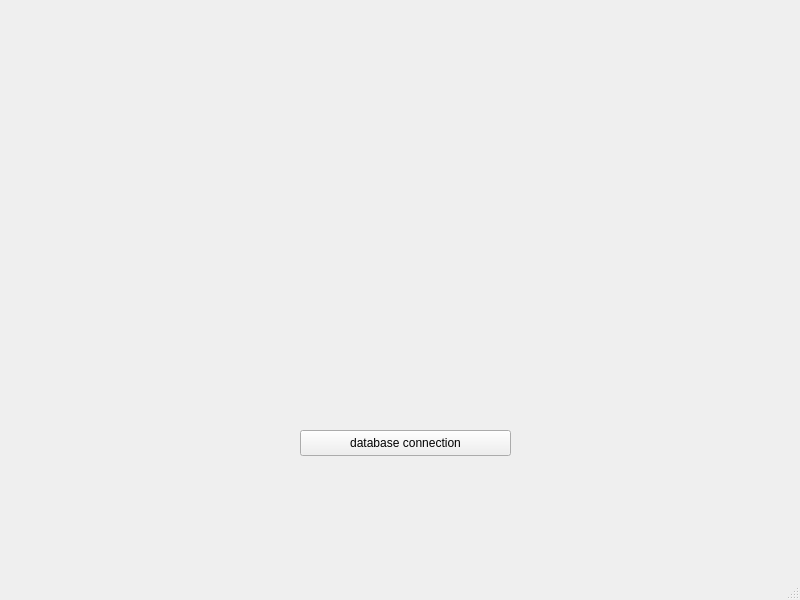
<?xml version="1.0" encoding="UTF-8"?>
<ui version="4.0">
 <class>MainWindow</class>
 <widget class="QMainWindow" name="MainWindow">
  <property name="geometry">
   <rect>
    <x>0</x>
    <y>0</y>
    <width>800</width>
    <height>600</height>
   </rect>
  </property>
  <property name="windowTitle">
   <string>MainWindow</string>
  </property>
  <widget class="QWidget" name="centralwidget">
   <widget class="QPushButton" name="pushButton">
    <property name="geometry">
     <rect>
      <x>300</x>
      <y>430</y>
      <width>211</width>
      <height>26</height>
     </rect>
    </property>
    <property name="text">
     <string>database connection</string>
    </property>
   </widget>
  </widget>
  <widget class="QMenuBar" name="menubar">
   <property name="geometry">
    <rect>
     <x>0</x>
     <y>0</y>
     <width>800</width>
     <height>23</height>
    </rect>
   </property>
  </widget>
  <widget class="QStatusBar" name="statusbar"/>
 </widget>
 <resources/>
 <connections/>
</ui>
